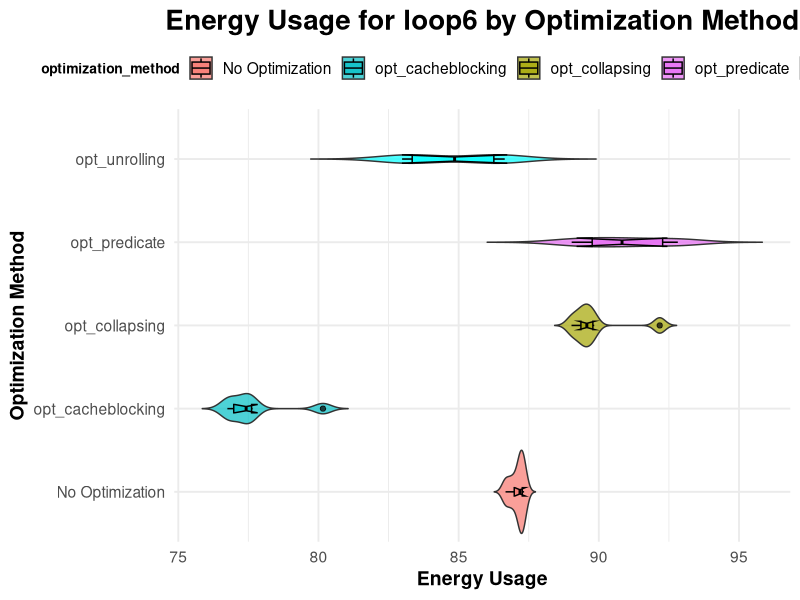

The R source for this figure:

library(ggplot2)
library(dplyr)
library(stringr)


data_original <- read.csv("run_table5-8.csv")
data_optimized <- read.csv("run_table_yes5-8.csv")


data_original <- data_original %>%
  mutate(optimization_method = "No Optimization",
         loop_type_clean = loop_type)  


data_optimized <- data_optimized %>%
  mutate(
    optimization_method = str_extract(loop_type, "opt_[a-zA-Z]+"),  
    loop_type_clean = str_extract(loop_type, "loop[0-9]+")  
  )


combined_data <- rbind(data_original, data_optimized)


specific_loop <- "loop6"


filtered_data <- combined_data %>%
  filter(loop_type_clean == specific_loop)


ggplot(filtered_data, aes(x = optimization_method, y = energy_usage, fill = optimization_method)) +
  geom_violin(alpha = 0.7, width = 1, trim = FALSE) +  # 小提琴图
  geom_boxplot(width = 0.1, alpha = 0.7, color = "black", notch = TRUE) +  # 叠加箱线图
  ggtitle(paste("Energy Usage for", specific_loop, "by Optimization Method")) +
  xlab("Optimization Method") +
  ylab("Energy Usage") +
  theme_minimal(base_size = 14) +
  scale_fill_manual(values = c("#F8766D", "#00BFC4", "#A3A500", "#E76BF3","#00FFFF")) +
  theme(
    plot.title = element_text(hjust = 0.5, face = "bold", size = 20),
    axis.title = element_text(face = "bold"),
    legend.title = element_text(face = "bold",size = 10),
    legend.position = "top"
  ) +
  coord_flip()   
